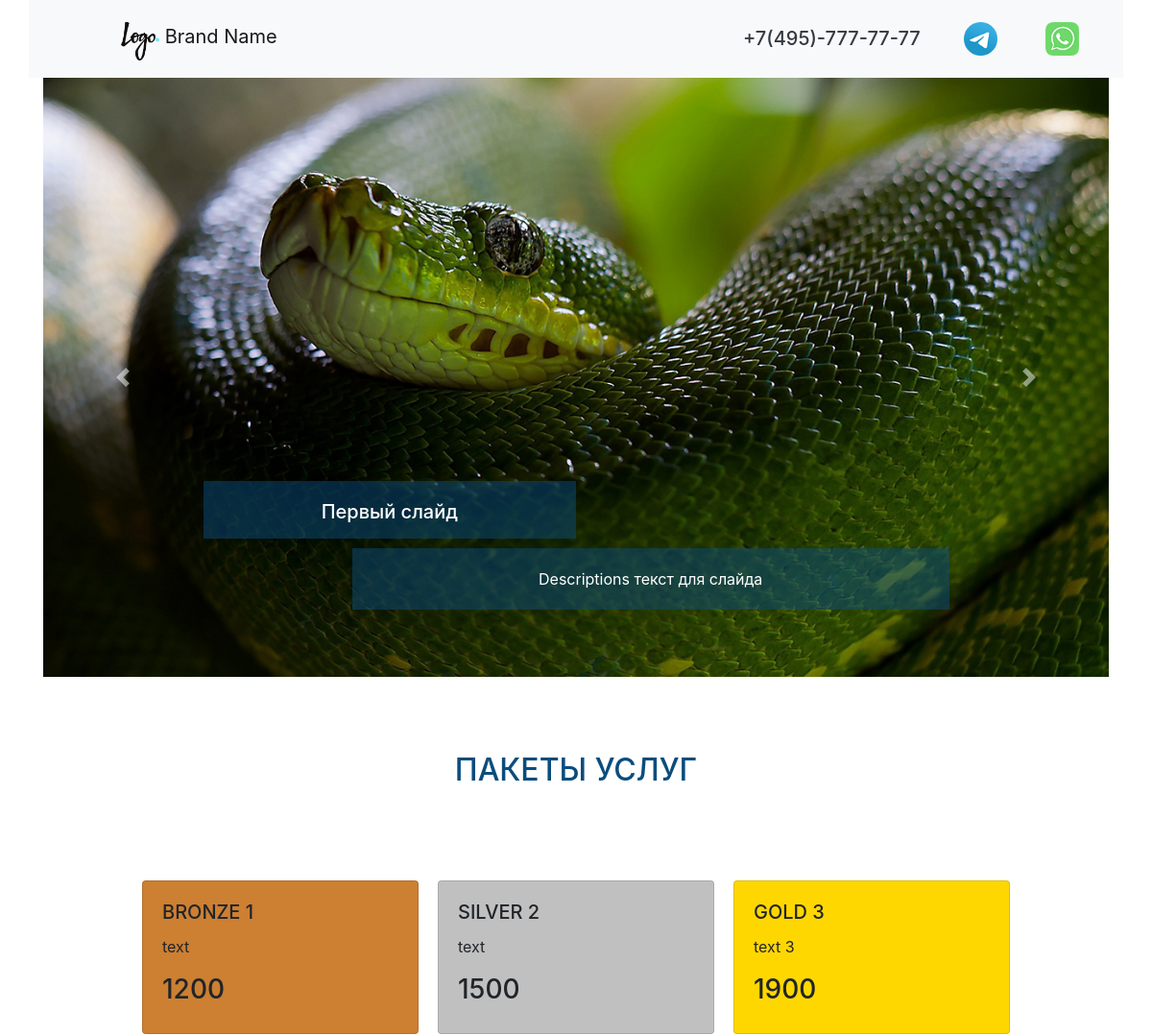
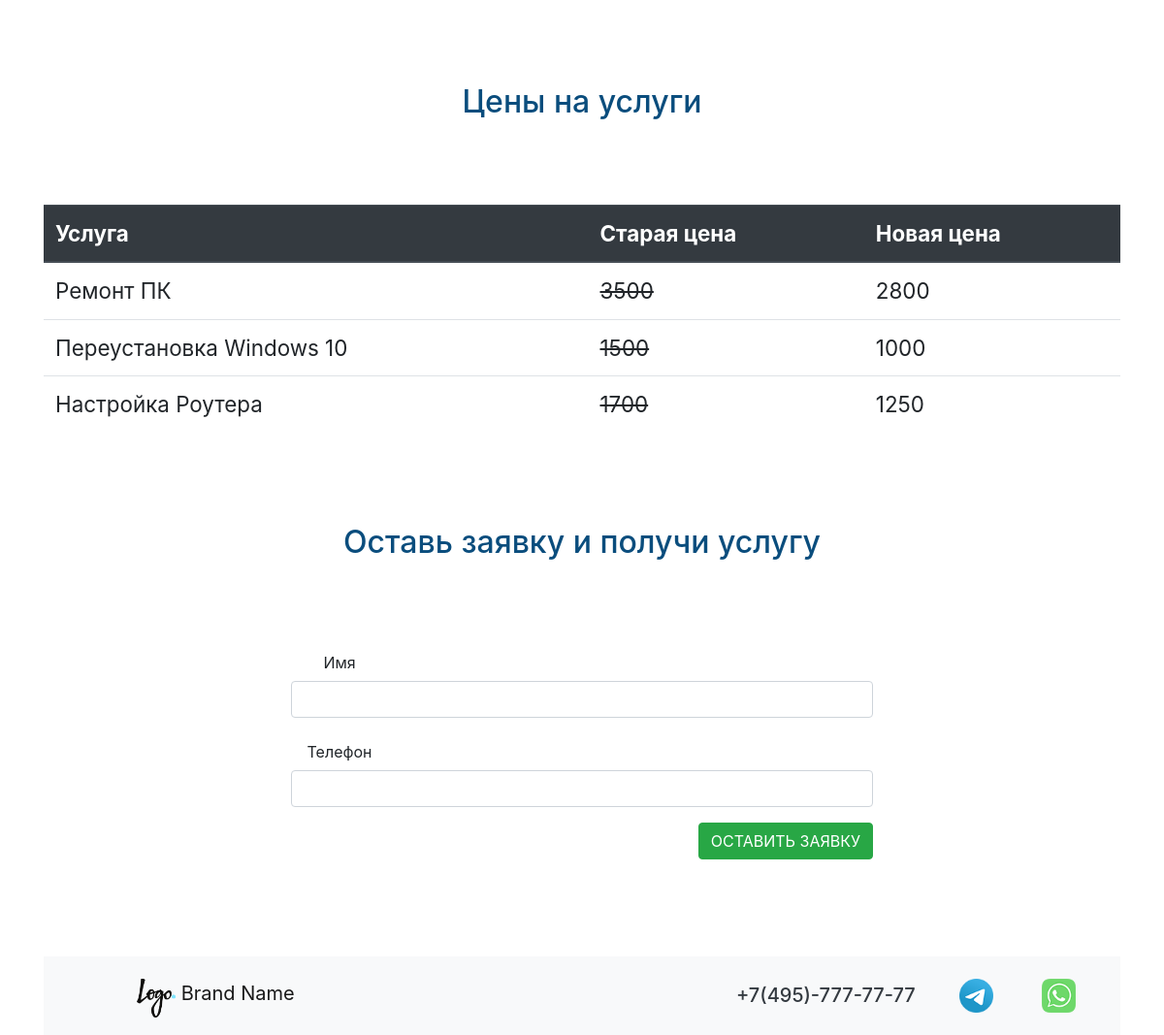
The page / on the database its author committed (2 pictures, top to bottom).
### cms/models.py (models this page shows, shortened)
class CmsSlider(models.Model):
    objects = None
    cms_img = models.ImageField(upload_to='slider_img/', verbose_name='Картинка слайда')
    cms_title = models.CharField(max_length=200, verbose_name='Заголовок')
    cms_text = models.CharField(max_length=200, verbose_name='Текст')
    cms_css = models.CharField(max_length=200, null=True, default='-', verbose_name='CSS класс')
    class Meta:
        verbose_name = 'Слайд'
        verbose_name_plural = 'Слайды'

### price/models.py (models this page shows, shortened)
class PriceCard(models.Model):
    pc_title = models.CharField(max_length=20, verbose_name='Название услуги')
    pc_description = models.CharField(max_length=200, verbose_name='Описание')
    pc_value = models.CharField(max_length=20, verbose_name='Цена')
    def __str__(self):
        return self.pc_value
    class Meta:
        verbose_name = 'Название пакета услуг'
        verbose_name_plural = 'Название пакета услуг'

class PriceTable(models.Model):
    pt_title = models.CharField(max_length=200, verbose_name='Название услуги')
    pt_old_price = models.CharField(max_length=200, verbose_name='Старая цена')
    pt_new_price = models.CharField(max_length=200, verbose_name='Новая цена')
    class Meta:
        verbose_name = 'Услуги'
        verbose_name_plural = 'Услуги'

### crm/views.py (the view)
# urls.py: path('', views.first_page),
def first_page(request):
    slider_list = CmsSlider.objects.all()
    pc_1 = PriceCard.objects.get(pk=1)
    pc_2 = PriceCard.objects.get(pk=2)
    pc_3 = PriceCard.objects.get(pk=3)
    price_table = PriceTable.objects.all()
    form = OrderForm()
    dict_obj = {
        'slider_list' : slider_list,
        'pc_1' : pc_1,
        'pc_2' : pc_2,
        'pc_3' : pc_3,
        'price_table' : price_table,
        'form' : form
    }
    return render(request, './index.html', dict_obj)

### crm/forms.py
class OrderForm(forms.Form):
    name =forms.CharField(max_length=200,  widget=forms.TextInput(attrs={'class' : 'form-control'}))   # Класс для input'a из bootstrap'a "form-control"
    phone =forms.CharField(max_length=200, widget=forms.TextInput(attrs={'class' : 'form-control'}))

### templates/index.html (shortened to what this page needs)
{% extends 'base.html' %}
{% load static %}
{% block index %}
{% include  'carousel.html' %}
{% include  'price.html' %}
  	<section>
  		<div class="container class_form">
  			<h1 class="text-3">Оставь заявку и получи услугу</h1>
  			<div class="row justify-content-center">
  			<form action="{% url 'thanks_page' %}" method="POST" style="width: 50%;">
			  <div class="form-group row">
			    <label for="inputEmail3" class="col-sm-2 col-form-label">Имя</label><br>
			      {{ form.name }}
			  </div>
			  <div class="form-group row">
			    <label for="inputEmail3" class="col-sm-2 col-form-label">Телефон</label><br>
			      {{ form.phone }}
			  </div>
			  <div style="float: right;" class="form-group row">
			      <button type="submit" class="btn btn-success">ОСТАВИТЬ ЗАЯВКУ</button>
			  </div>
			</form>
			</div>
  		</div>
  	</section>
{% endblock %}

### templates/base.html (shortened to what this page needs)
{% load static %}
<!doctype html>
<html lang="ru">
  <head>
    <link href="{% static 'external.css' %}" rel="stylesheet">
    <link rel="stylesheet" href="https://cdn.jsdelivr.net/npm/bootstrap@4.5.3/dist/css/bootstrap.min.css">
  </head>
  <body>
	<nav class="navbar navbar-light bg-light container">
	  <a class="navbar-brand logo-top" href="#">
	    <img src="{% static 'img/Logo.png' %}" width="40" height="40" class="d-inline-block align-top" alt="" loading="lazy">
	    Brand Name
	  </a>
	  <div class="contact-top">
                <a class="whatsapp-number" href="https://web.whatsapp.com/"></a>
                <a class="telegram-number" href="https://t.me/"></a>
              <a class="phone-number text-dark" href="tel:+74957777777">
              	<h5>+7(495)-777-77-77</h5></a>
      </div>
	</nav>
    {% block index %}
    {% endblock %}
    	<footer>
  		<div class="container">
  			<nav class="navbar navbar-light bg-light container">
			    <a class="navbar-brand logo-top" href="#">
			    	<img src="{% static 'img/Logo.png' %}" width="40" height="40" class="d-inline-block align-top" alt="" loading="lazy">
			    	Brand Name
			    </a>
	  			<div class="contact-top">
	                <a class="whatsapp-number" href="https://web.whatsapp.com/"></a>
	                <a class="telegram-number" href="https://t.me/"></a>
	              	<a class="phone-number text-dark" href="tel:+74957777777">
	              	<h5>+7(495)-777-77-77</h5></a>
      			</div>
			</nav>
  		</div>
  	    </footer>
  </body>
</html>

### templates/carousel.html (shortened to what this page needs)
{% load static %}
  	<section>
  		<div id="carouselExampleCaptions" class="carousel slide container" data-ride="carousel">
		  <div class="carousel-inner">
		  {% for slide in slider_list  %}
		    <div class="carousel-item {{ slide.cms_css }}">
		      <img src="{{ slide.cms_img.url }}" class="d-block w-100"  alt="...">
		      <div class="carousel-caption d-none d-md-block">
		        <h5 class="slaider_h">{{ slide.cms_title }}</h5>
		        <p class="slaider_p">{{ slide.cms_text }}</p>
		      </div>
		    </div>
		{% endfor %}
		  <a class="carousel-control-prev" href="#carouselExampleCaptions" role="button" data-slide="prev">
		    <span class="carousel-control-prev-icon" aria-hidden="true"></span>
		  </a>
		  <a class="carousel-control-next" href="#carouselExampleCaptions" role="button" data-slide="next">
		    <span class="carousel-control-next-icon" aria-hidden="true"></span>
		  </a>
		</div>
  	</section>

### templates/price.html
  	<section>
  		<div class="container">
  			<h1 class="text-3">ПАКЕТЫ УСЛУГ</h1>
  			<div class="row justify-content-center">
  				<div class="card product_card" style="width: 18rem; background-color: #cd7f32;">
				  <div class="card-body">
				    <h5 class="card-title">{{ pc_1.pc_title }}</h5>
				    <p class="card-text">{{ pc_1.pc_description }}</p>
				    <h3>{{ pc_1 }}</h3>
				  </div>
				</div>
				<div class="card product_card" style="width: 18rem; background-color: #c0c0c0;">
				  <div class="card-body">
				    <h5 class="card-title">{{ pc_2.pc_title }}</h5>
				    <p class="card-text">{{ pc_2.pc_description }}</p>
				    <h3>{{ pc_2 }}</h3>
				  </div>
				</div>
				<div class="card product_card" style="width: 18rem; background-color: #ffd700;">
				  <div class="card-body">
				    <h5 class="card-title">{{ pc_3.pc_title }}</h5>
				    <p class="card-text">{{ pc_3.pc_description }}</p>
				    <h3>{{ pc_3 }}</h3>
				  </div>
				</div>
  			</div>
  		</div>
  	</section>
	<section>
  		<div class="container">
  			<h1 class="text-3">Цены на услуги</h1>
  			<table class="table table_one">
			  <thead class="thead-dark">
			    <tr>
			      <th scope="col">Услуга</th>
			      <th scope="col">Старая цена</th>
			      <th scope="col">Новая цена</th>
			    </tr>
			  </thead>
			  <tbody>
			  {% for el in price_table %}
			    <tr>
			      <td>{{ el.pt_title }}</td>
			      <td><del>{{ el.pt_old_price }}</del></td>
			      <td>{{ el.pt_new_price }}</td>
			    </tr>
			  {% endfor %}
			  </tbody>
			</table>
  		</div>
  	</section>

### landing/static/external.css (style rules this page uses)
.logo-top { width: 100px; height: 40px; float: left; margin: 0px 0px 5px 80px; }
.phone-number { width: 200px; height: 40px; float: right; margin: 20px 10px 5px 20px; }
.whatsapp-number { width: 35px; height: 35px; float: right; margin: 15px 30px 5px 20px; background: url(./img/wa-image-color.png) no-repeat center top / cover; transition: 0.5s ease-in-out; }
.telegram-number { width: 35px; height: 35px; float: right; margin: 15px 30px 5px 20px; background: url(./img/tg-image-color.png) no-repeat center top / cover; transition: 0.5s ease-in-out; }
.slaider_h { height: 60px; width: 50%; margin: 30px 0px 10px 0px; padding-top: 20px; background-color: rgba(10, 77, 125, 0.5); text-align: center; }
.slaider_p { height: 100%; width: 80%; float: right; margin: 0px 0px 30px 0px; padding-top: 20px; padding-bottom: 20px; background-color: rgba(10, 77, 125, 0.5); text-align: center; }
.text-3 { color: rgb(10, 77, 125); font-size: 2em; text-align: center; padding-top: 7%; padding-bottom: 7%; }
.product_card { margin: 10px; }
.table_one { font-size: 1.4em; }
.class_form { text-align: center; padding-bottom: 7%; }

### rows shown on the page
CmsSlider: cms_img (picture), cms_title "Первый слайд", cms_text "Descriptions текст для слайда"
PriceCard: pc_title "BRONZE 1", pc_description "text", pc_value "1200"
PriceCard: pc_title "SILVER 2", pc_description "text", pc_value "1500"
PriceCard: pc_title "GOLD 3", pc_description "text 3", pc_value "1900"
PriceTable: pt_title "Ремонт ПК", pt_old_price "3500", pt_new_price "2800"
PriceTable: pt_title "Переустановка Windows 10", pt_old_price "1500", pt_new_price "1000"
PriceTable: pt_title "Настройка Роутера", pt_old_price "1700", pt_new_price "1250"
